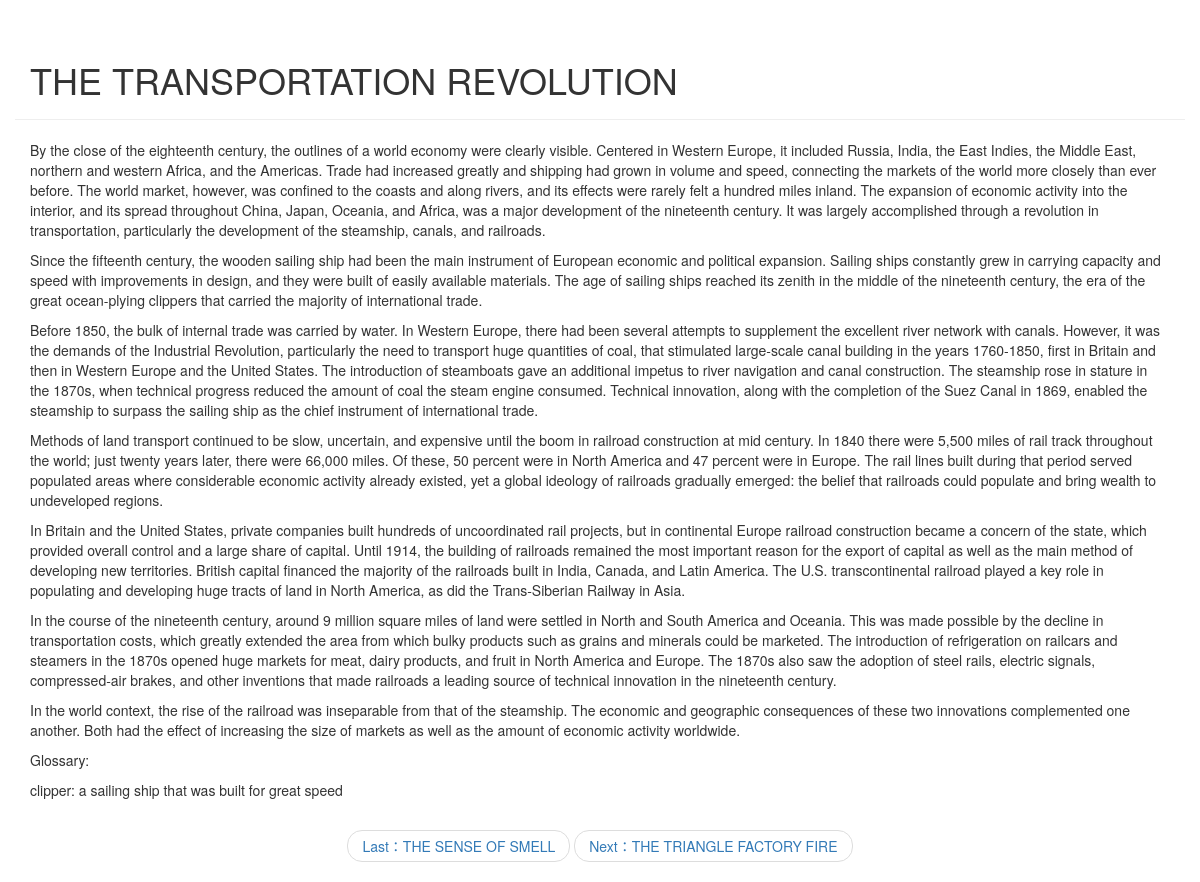
Screenshot of /blog/detail/137 with the database file from the repository.
### blog/models.py (models this page shows, shortened)
class Article(models.Model):
    article_id = models.AutoField(primary_key=True)
    title = models.TextField()
    brief_content = models.TextField()
    content = models.TextField()
    publish_date = models.DateTimeField(auto_now=True)

### blog/views.py (the view)
# urls.py: path('detail/<int:article_id>', blog.views.get_detail_page)
def get_detail_page(request, article_id):
    all_article = Article.objects.all()
    curr_article = None
    previous_index = 0
    next_index = 0
    previous_article = None
    next_article = None
    for index, article in enumerate(all_article):
        if index == 0:
            previous_index = 0
            next_index = index + 1
        elif index == len(all_article) - 1:
            previous_index = index - 1
            next_index = index
        else:
            previous_index = index - 1
            next_index = index + 1
        if article.article_id == article_id:
            curr_article = article
            previous_article = all_article[previous_index]
            next_article = all_article[next_index]
            break
    section_list = curr_article.content.split('\n')
    return render(request, 'blog/detail.html',
                  {
                      'curr_article': curr_article,
                      'section_list': section_list,
                      'previous_article': previous_article,
                      'next_article': next_article
                  }
                  )

### blog/templates/blog/detail.html (shortened to what this page needs)
<!DOCTYPE html>
<html lang="en">
<head>
    <link rel="stylesheet" href="https://cdn.jsdelivr.net/npm/bootstrap@3.3.7/dist/css/bootstrap.min.css"
>
</head>
<body>
<div class="container page-header">
    <h1>{{ curr_article.title }}
    </h1>
</div>
<div class="container body-main">
    <div>
        {% for section in section_list %}
        <p>{{ section }}</p>
        {% endfor %}
    </div>
</div>
<div>
    <nav aria-label="...">
  <ul class="pager">
    <li><a href="/blog/detail/{{ previous_article.article_id }}">Last：{{ previous_article.title }}</a></li>
    <li><a href="/blog/detail/{{ next_article.article_id }}">Next：{{ next_article.title }}</a></li>
  </ul>
</nav>
</div>
</body>
</html>

### rows the page displays
Article: title "THE TRANSPORTATION REVOLUTION"
Article: title "THE SENSE OF SMELL"
Article: title "THE TRIANGLE FACTORY FIRE"

### other values shown
{{ section }} "Glossary:" "clipper: a sailing ship that was built for great speed"
